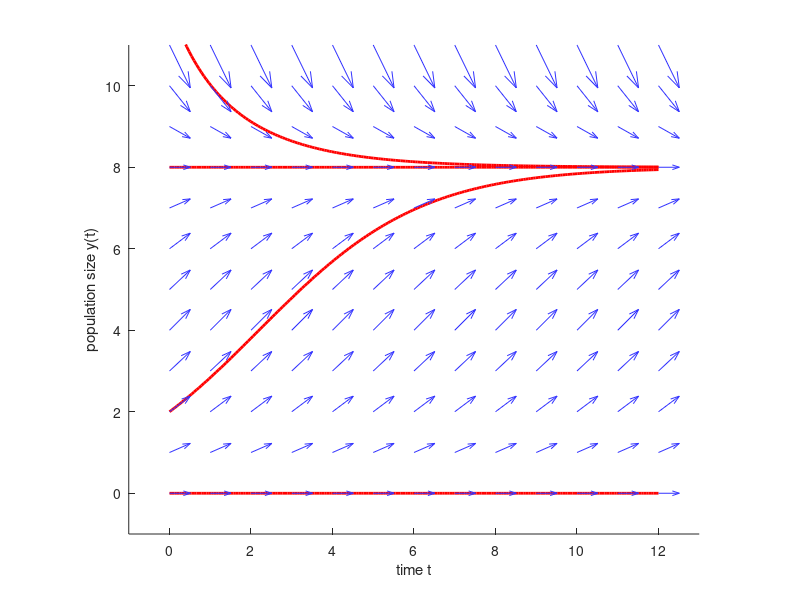

This figure's MATLAB source:
% make a quiver plot and plot solutions to logistic growth
% dy / dt = lambda * y * (1 - y/K)

% parameters
% ---

lambda = 0.5;
K = 8;  % carrying capacity
t_max = 12;
y_max = 11;  % compact

y0s = [0, 2, K, 12];  % starting with one solution, you can add more

% plot
% ---

% matlab on Linux is kooky, please leave this figure size as is
figure('Visible', 'off', 'Position', [100, 100, 100, 100]);

% plot some solutions
hold on;
t_sol = linspace(0, t_max, 200);
for y0 = y0s
    % analytical solution to logistic equation
    y_sol = K ./ (1 + ((K/y0) - 1) * exp(-lambda * t_sol));
    h = plot(t_sol, y_sol, 'r-', "LineWidth", 2);
    % h.Color(4) = 0.1; % make faint
end

% create grid for quiver plot
t_range = linspace(0, t_max, t_max+1);
y_range = linspace(0, y_max, y_max+1);
[T, Y] = meshgrid(t_range, y_range);

% compute direction field (dt = 1, dy = lambda * y * (1 - y/K))
dT = ones(size(T));
dY = lambda * Y .* (1 - Y/K);

% plot quivers
quiver(T, Y, dT, dY, "AutoScale", "on", "Color", [0.2, 0.2, 1]);
hold off;

% add horizontal line at carrying capacity
% plot([0, t_max], [K, K], 'r:', 'LineWidth', 1);

% decorate
% title({"solutions to dy/dt = \lambda y (1 - y/K)", sprintf("for \\lambda = %.1f, K = %d", lambda, K)})
xlabel("time t")
ylabel("population size y(t)")
axis equal;

% set axis limits
xlim([-1, t_max+1]);
ylim([-1, y_max]);

exportgraphics(gcf, 'logistic_compact.pdf', 'ContentType', 'vector', 'BackgroundColor', 'none')
